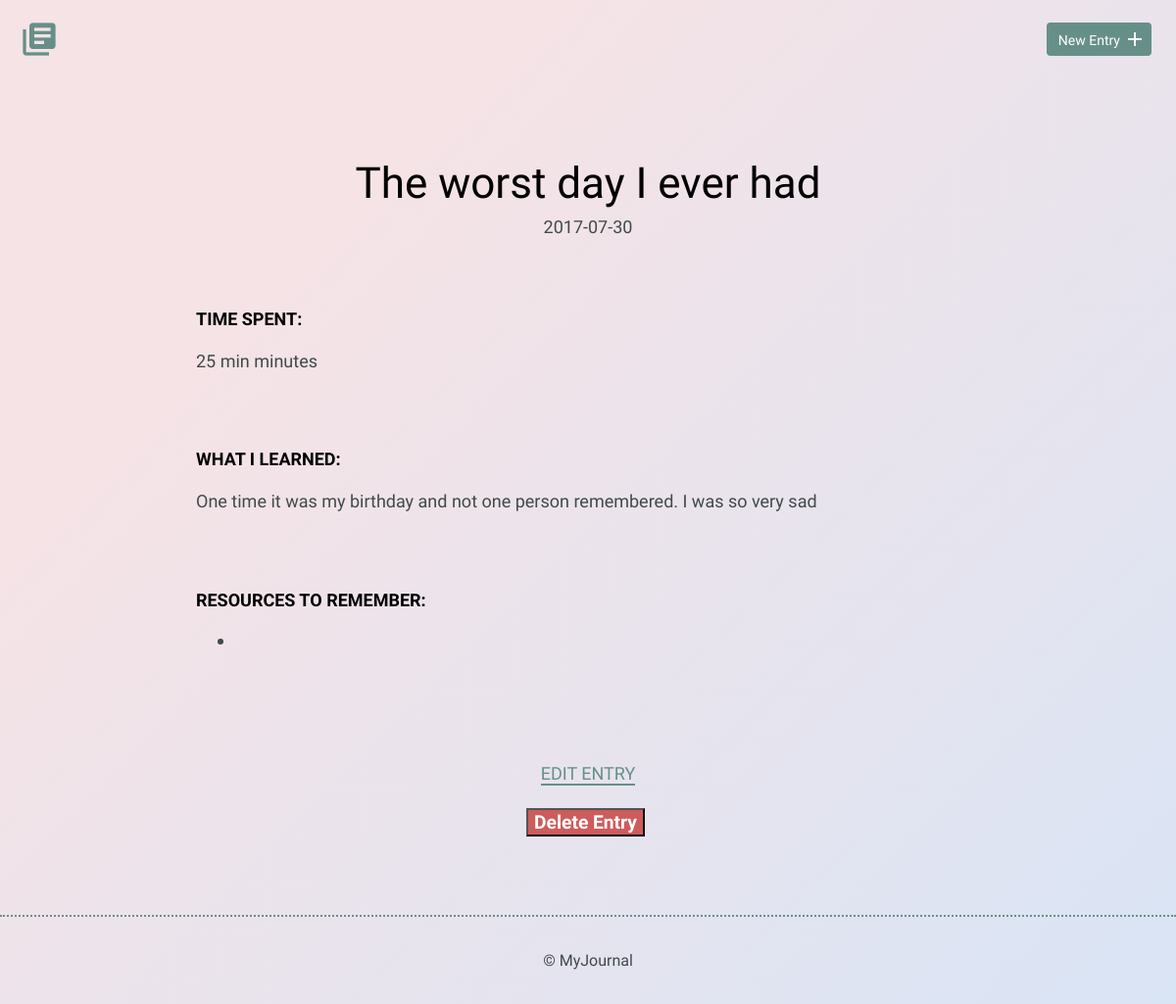
Page /detail.php?id=2 on the earlier database version.
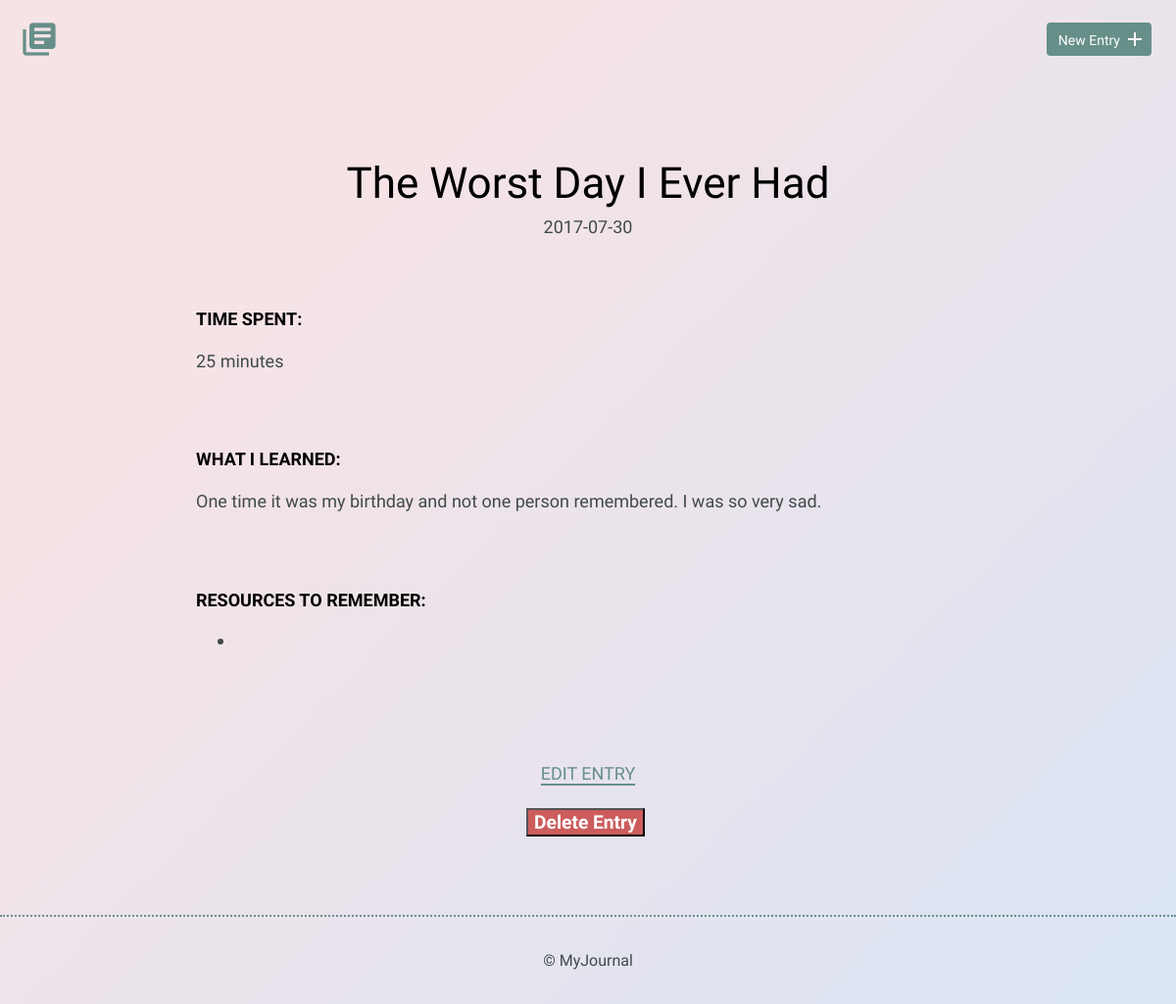
Same page on the later database version.
### tables this page shows
CREATE TABLE "entries" (
	`id`	INTEGER,
	`title`	TEXT,
	`date`	TEXT,
	`time_spent`	INTEGER,
	`learned`	BLOB,
	`resources`	BLOB,
	PRIMARY KEY(`id`)
);

### inc/functions.php (called while the page is built, shortened)
<?php
function get_single_entry($id) {
	include 'inc/dbconnection.php';
	$get_entry = "SELECT id, title, date, time_spent, learned, resources
								FROM entries
								WHERE id = ?";
	if (isset($_GET['id'])) {
		try {
			$results = $db->prepare($get_entry);
			$results->bindValue(1, $id, PDO::PARAM_INT);
			$results->execute();
		} catch (Connection $e) {
				$e->getMessage();
				return array();
		}
	}
	return $results->fetch(PDO::FETCH_ASSOC);
}

### detail.php (the view, shortened to what this page needs)
<?php
	include 'inc/head.php';
	include 'inc/functions.php';
	$single_entry = get_single_entry($_GET['id']);
?>
    <body>
        <header>
            <div class="container">
                <div class="site-header">
                    <a class="logo" href="index.php"><i class="material-icons">library_books</i></a>
                    <a class="button icon-right" href="new.php"><span>New Entry</span> <i class="material-icons">add</i></a>
                </div>
            </div>
        </header>
        <section>
            <div class="container">
                <div class="entry-list single">
                    <article>
												<h1><?php echo $single_entry['title']; ?></h1>
                        <time datetime="2016-01-31"><?php echo $single_entry['date']; ?></time>
                        <div class="entry">
                            <h3>Time Spent: </h3>
                            <p><?php echo $single_entry['time_spent']; ?> minutes</p>
                        </div>
                        <div class="entry">
                            <h3>What I Learned:</h3>
                            <p><?php echo $single_entry['learned']; ?></p>
                        </div>
                        <div class="entry">
                            <h3>Resources to Remember:</h3>
                            <ul>
                                <li><?php echo $single_entry['resources']; ?></li>
                            </ul>
                        </div>
                    </article>
                </div>
            </div>
            <div class="edit">
                <p><a href="edit.php?id=<?php echo $single_entry['id'];?>">Edit Entry</a></p>
								<form class='delete-form' method="POST" action="">
									<input type="submit" class="delete-btn" name="deleteEntry" value="Delete Entry">
								</form>
            </div>
        </section>
				<?php include 'inc/footer.php'; ?>

### inc/head.php (shortened to what this page needs)
<!DOCTYPE html>
<html>
<head>
	<link rel="stylesheet" href="css/normalize.css">
	<link rel="stylesheet" href="css/site.css">
</head>

### inc/footer.php
<footer>
            <div>
                &copy; MyJournal
            </div>
        </footer>
    </body>
</html>

### css/site.css (style rules this page uses)
body { background-color: #d9e4f5; background-image: linear-gradient(315deg, #d9e4f5 0%, #f5e3e6 74%); font-size: 16px; color: #404a49; font-family: 'Cousine', serif; font-weight: 400; }
.container { margin: 0 auto; padding: 0 25px; }
header .site-header { margin: 0 auto; height: 95px; }
header .logo i { color: #678f89; margin: 20px 0 0 -5px; float: left; font-size: 40px; }
header .button { float: right; margin: 33px 0 0 0; }
footer { text-align: center; padding: 35px 0; border-top: 2px dotted #678f89; }
.button { padding: 8px 10px 6px 10px; background: #678f89; border: 2px solid #678f89; border-radius: 4px; text-decoration: none; color: #FFF; position: relative; text-align: center; font-size: 14px; }
.button.icon-right { padding-right: 30px; top: -10px; }
.button.icon-right i { position: absolute; top: 3px; right: 3px; }
h1, h2, h3 { margin: 0; font-weight: 400; line-height: 1em; color: #000; }
h1 { font-size: 44px; margin-bottom: 12px; }
h3 { font-size: 18px; font-family: 'Work Sans', serif; font-weight: 600; text-transform: uppercase; }
p { line-height: 1.8em; font-size: 18px; }
p a { border-bottom: 2px solid #678f89; padding: 0; color: #678f89; text-decoration: none; }
ul li { line-height: 1.8em; font-size: 18px; }
.entry-list, .edit-entry, .new-entry { max-width: 800px; margin: 0 auto; padding: 70px 0 150px 0; }
.entry-list article { margin-bottom: 70px; text-align: center; }
.entry-list article:last-child { margin-bottom: 0; }
.entry-list.single { padding-bottom: 70px; }
.entry-list.single time { font-size: 18px; }
.entry { max-width: 800px; margin: 75px auto 0 auto; text-align: left; }
.entry p { margin-bottom: 40px; }
.edit { padding-bottom: 80px; text-align: center; margin: 0 auto; }
.edit a { font-weight: 400; text-transform: uppercase; font-size: 18px; }
input[type=submit] { margin-right: 5px; }
.delete-btn { font-size: 1.2em; background-color: indianred; color: white; font-weight: bold; border-radius: 20px solid rosybrown; }
.delete-form { width: 50%; margin-left: 25%; }

Differences in the rows shown:
changed entries: title "The worst day I ever had" → "The Worst Day I Ever Had"; time_spent "25 min" → "25"; learned "One time it was my birthday and not one person remembered. I was so very sad" → "One time it was my birthday and not one person remembered. I was so very sad."
